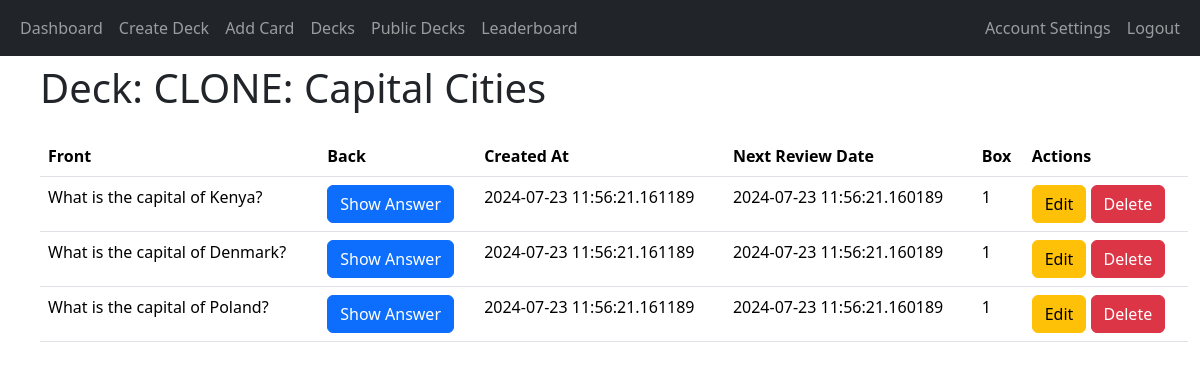
The app's page /view_deck/3 (signed in), older data.
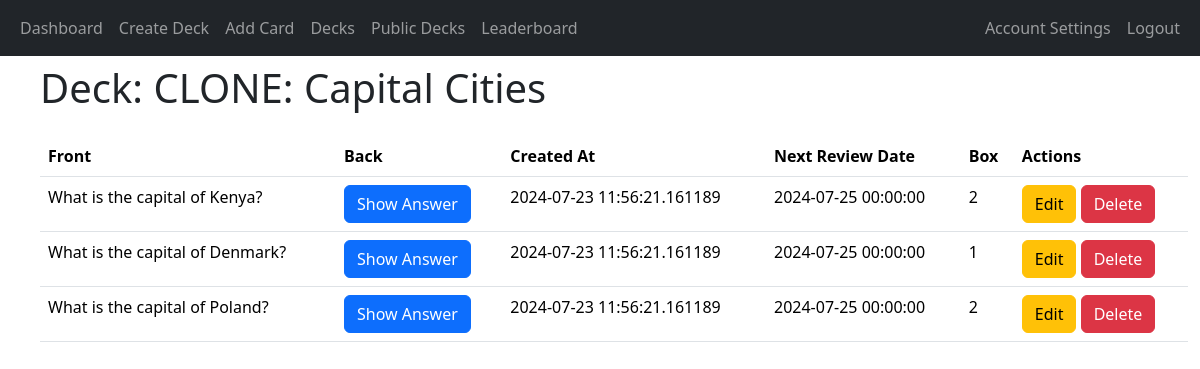
The same page, newer data.
### app/decks/models.py (models this page shows, shortened)
class Card(db.Model):
    card_id = db.Column(db.Integer, primary_key=True)
    front = db.Column(db.String(255), nullable=False)
    back = db.Column(db.String(255), nullable=False)
    created_at = db.Column(db.DateTime, default=datetime.utcnow)
    next_review_date = db.Column(db.DateTime, nullable=True)
    deck_id = db.Column(db.Integer, db.ForeignKey('deck.deck_id'), nullable=False)
    box = db.Column(db.Integer, default=1)  # New field for Leitner system

### app/decks/routes.py (the view)
@decks_blueprint.route('/view_deck/<int:deck_id>')
@login_required
def view_deck(deck_id):
    deck = Deck.query.get_or_404(deck_id)
    is_owner = deck.user_id == current_user.user_id
    if not deck.shared and not is_owner:
        abort(403)  # Forbidden access if the deck is not shared and not owned by the current user
    cards = Card.query.filter_by(deck_id=deck.deck_id).all()
    return render_template('view_deck.html', deck=deck, cards=cards)

### app/__init__.py (called while the page is built)
@login_manager.user_loader
def load_user(user_id):
    return User.query.get(int(user_id))

### app/decks/templates/view_deck.html (shortened to what this page needs)
{% extends "base.html" %}
{% block heading %}Deck: {{ deck.name }}{% endblock %}
{% block content %}
<div class="container">
    <table class="table">
        <thead>
            <tr>
                <th scope="col">Front</th>
                <th scope="col">Back</th>
                <th scope="col">Created At</th>
                <th scope="col">Next Review Date</th>
                <th scope="col">Box</th>
                <th scope="col">Actions</th>
            </tr>
        </thead>
        <tbody>
            {% for card in cards %}
                <tr>
                    <td>{{ card.front }}</td>
                    <td>
                        <button class="btn btn-primary" onclick="toggleAnswer('answer-{{ card.card_id }}')">Show Answer</button>
                    </td>
                    <td>{{ card.created_at }}</td>
                    <td>{{ card.next_review_date }}</td>
                    <td>{{ card.box }}</td>
                    <td>
                        <a href="{{ url_for('decks.edit_card', card_id=card.card_id) }}" class="btn btn-warning">Edit</a>
                        <button class="btn btn-danger" onclick="confirmDelete('{{ url_for('decks.delete_card', card_id=card.card_id) }}')">Delete</button>
                    </td>
                </tr>
            {% endfor %}
        </tbody>
    </table>
</div>
{% endblock %}

Row changes from the older to the newer data that the page shows:
changed Card "What is the capital of Kenya?": next_review_date "2024-07-23 11:56:21.160189" → "2024-07-25 00:00:00"; box "1" → "2"
changed Card "What is the capital of Denmark?": next_review_date "2024-07-23 11:56:21.160189" → "2024-07-25 00:00:00"
changed Card "What is the capital of Poland?": next_review_date "2024-07-23 11:56:21.160189" → "2024-07-25 00:00:00"; box "1" → "2"
